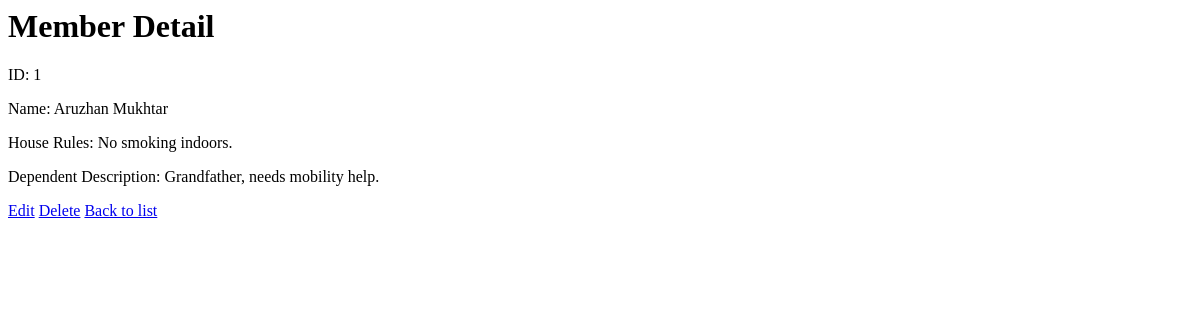
Before: /members/1/ with the older database file.
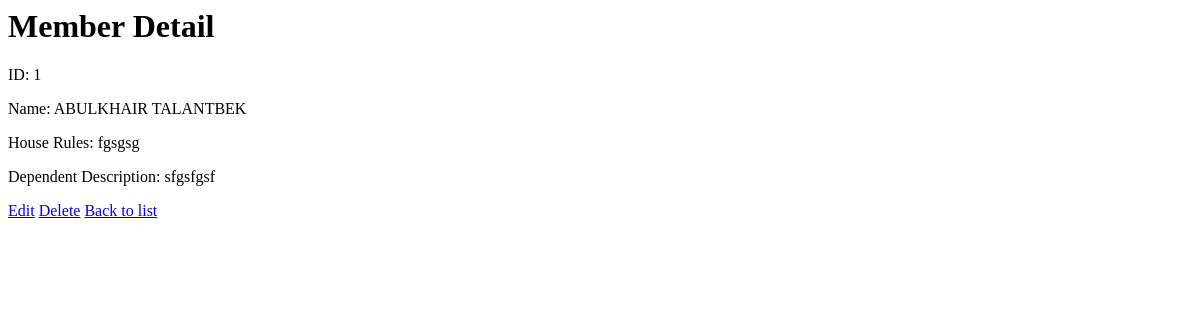
After: the same page with the newer database file.
### app/models.py (models this page shows)
class Member(models.Model):
    member_user = models.OneToOneField('User', models.CASCADE, primary_key=True)
    house_rules = models.TextField(blank=True, null=True)
    dependent_description = models.TextField(blank=True, null=True)
    class Meta:
        db_table = 'MEMBER'

class User(models.Model):
    user_id = models.BigAutoField(primary_key=True)
    email = models.CharField(unique=True, max_length=255)
    given_name = models.CharField(max_length=100)
    surname = models.CharField(max_length=100)
    city = models.CharField(max_length=100, blank=True, null=True)
    phone_number = models.CharField(max_length=30, blank=True, null=True)
    profile_description = models.TextField(blank=True, null=True)
    password = models.CharField(max_length=255)
    class Meta:
        db_table = 'USER'

### app/views.py (the view)
# urls.py: path('members/<int:pk>/', views.MemberDetailView.as_view(), name='member_detail'),
class MemberDetailView(DetailView):
    model = Member
    template_name = 'app/member_detail.html'

### app/templates/app/member_detail.html
<h1>Member Detail</h1>
<p>ID: {{ object.member_user.user_id }}</p>
<p>Name: {{ object.member_user.given_name }} {{ object.member_user.surname }}</p>
<p>House Rules: {{ object.house_rules }}</p>
<p>Dependent Description: {{ object.dependent_description }}</p>
<a href="{% url 'member_edit' object.pk %}">Edit</a>
<a href="{% url 'member_delete' object.pk %}">Delete</a>
<a href="{% url 'member_list' %}">Back to list</a>

Changed rows visible on the page:
changed Member: member_user.given_name "Aruzhan" → "ABULKHAIR"; member_user.surname "Mukhtar" → "TALANTBEK"; house_rules "No smoking indoors." → "fgsgsg"; dependent_description "Grandfather, needs mobility help." → "sfgsfgsf"
